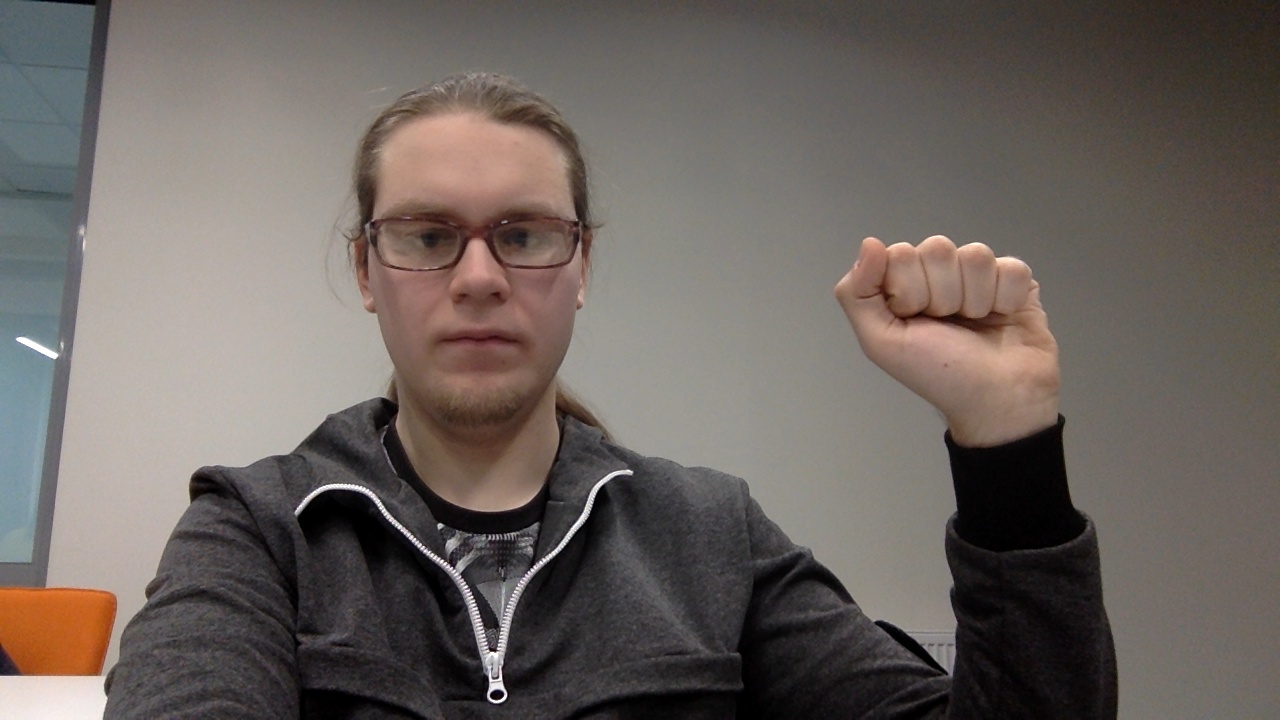
#> input picture test_images/hand_fist.jpg, 1280 x 720 px
$ python -i image_analysis.py   (imports and definitions only)   (older library calls are emulated)
#> lines starting #> are read from the running program, lines starting #| are printed output that depends on the picture; after the words box and inside, x2 and y2 are one past the last pixel; in counts of white or black regions, pixels touching at a corner belong together
#> further down, picture is the input picture: shape (720, 1280, 3); mean B, G, R 94.4, 99.3, 107.4
import cv2
import numpy as np


# [14 lines left out: function apply_hist_mask, not called in this run]


def contours(frame):
    gray = cv2.cvtColor(frame, cv2.COLOR_BGR2GRAY)
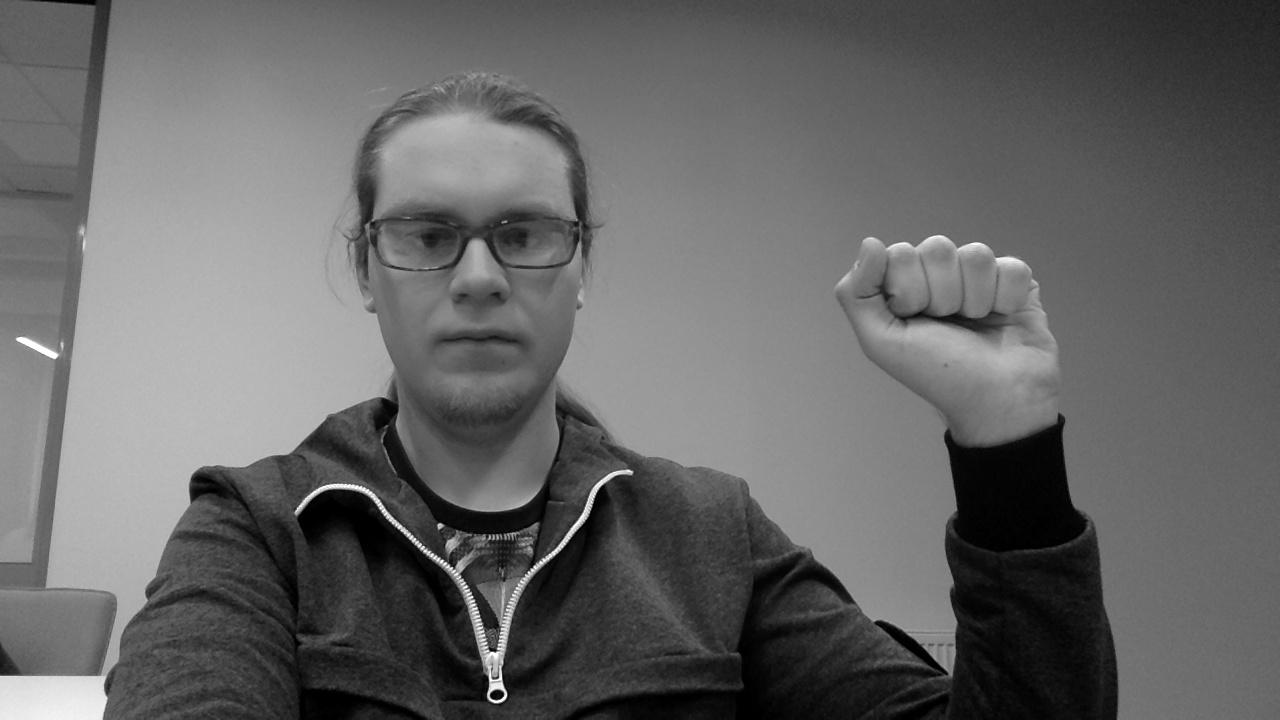
#> gray: shape (720, 1280); min 0, max 255, mean 101.2
    ret, thresh = cv2.threshold(gray, 0, 255, 0)
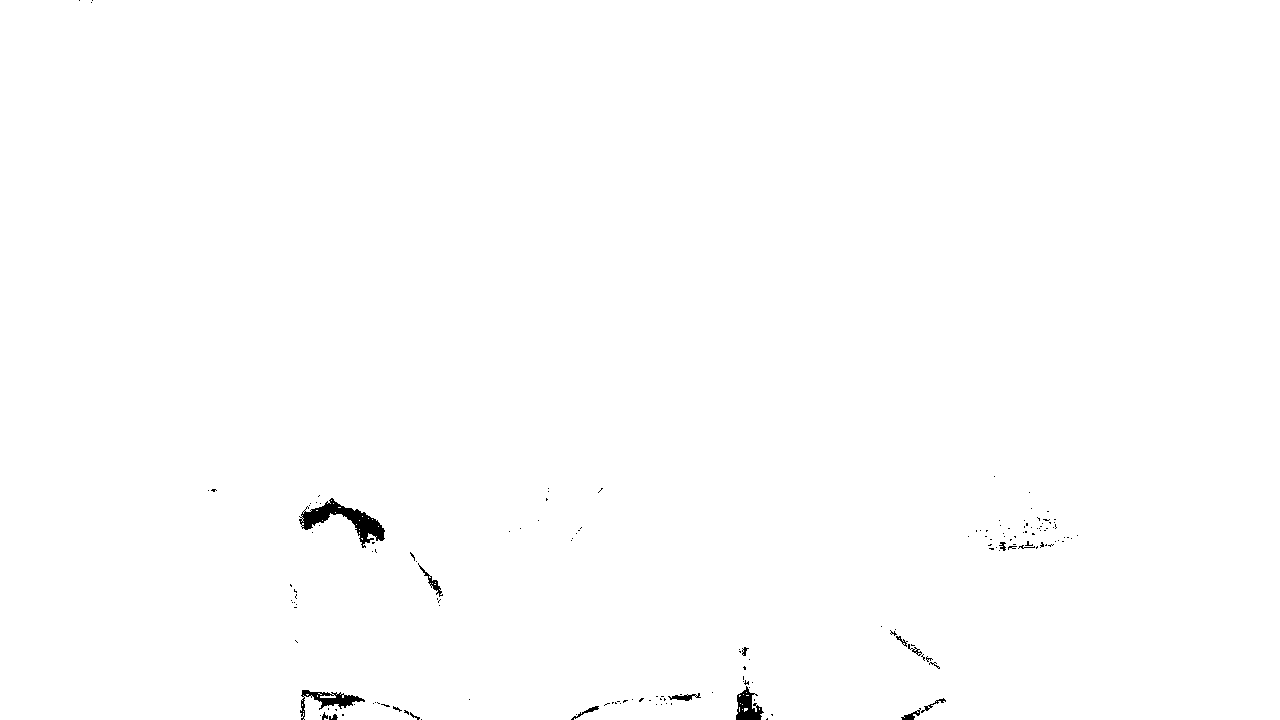
#> thresh: shape (720, 1280); 99.6% white; 165 black regions (147 under 20 px)
    contours, hierarchy = cv2.findContours(thresh, cv2.RETR_EXTERNAL, cv2.CHAIN_APPROX_SIMPLE)
#> contours = 13 contours, 12 with area under 20; largest, box (x1, y1, x2, y2) and area: (0, 0, 1280, 720) 918588
    return contours


# [13 lines left out: function max_contour, not called in this run]


def hull(contour):
    hull = cv2.convexHull(contour)
    return hull


# [65 lines left out: functions defects, centroid, contour_interior, gray_threshold, farthest_point, not called in this run]

>>> import cv2
>>> picture = cv2.imread('test_images/hand_fist.jpg')
>>> result = contours(picture)
#> result has the same summary as contours in contours

$ run again, on test_images/hand_palm-mod.jpg
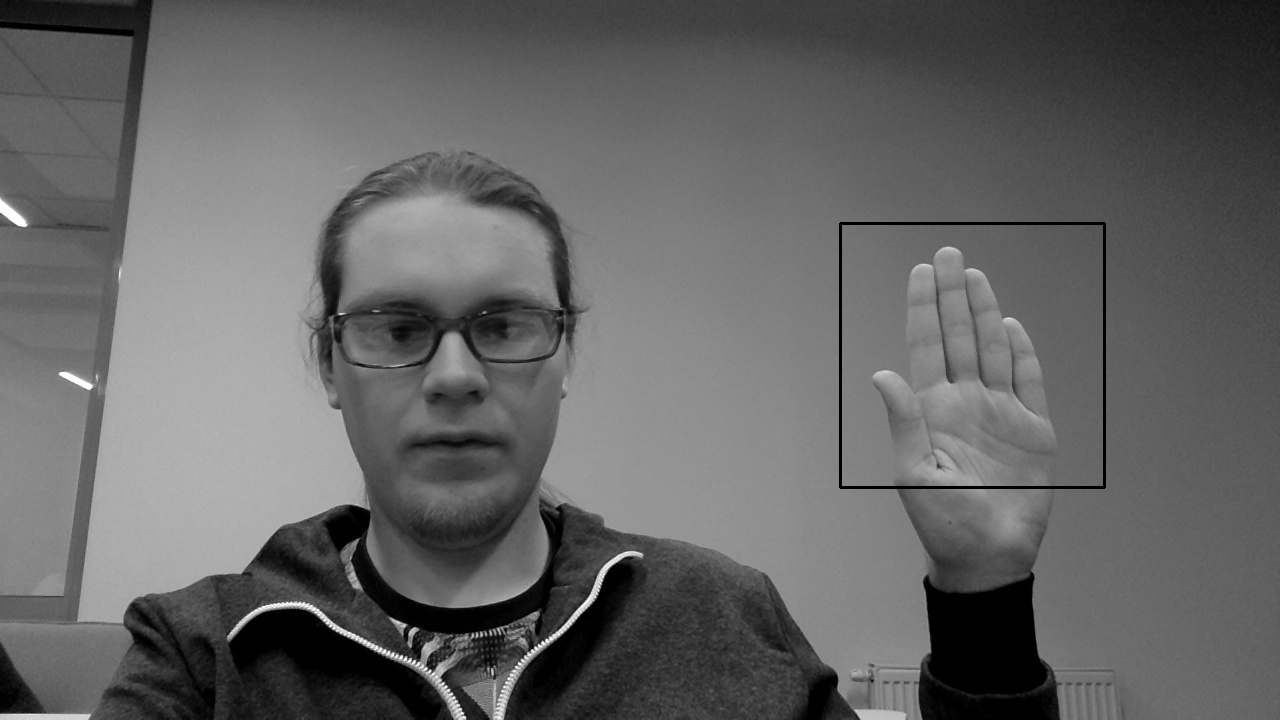
#> input picture test_images/hand_palm-mod.jpg, 1280 x 720 px
#> picture is the input picture: shape (720, 1280, 3); min 0, max 255, mean 99.8
#> in contours, `ret, thresh = cv2.threshold(gray, 0, 255, 0)`:
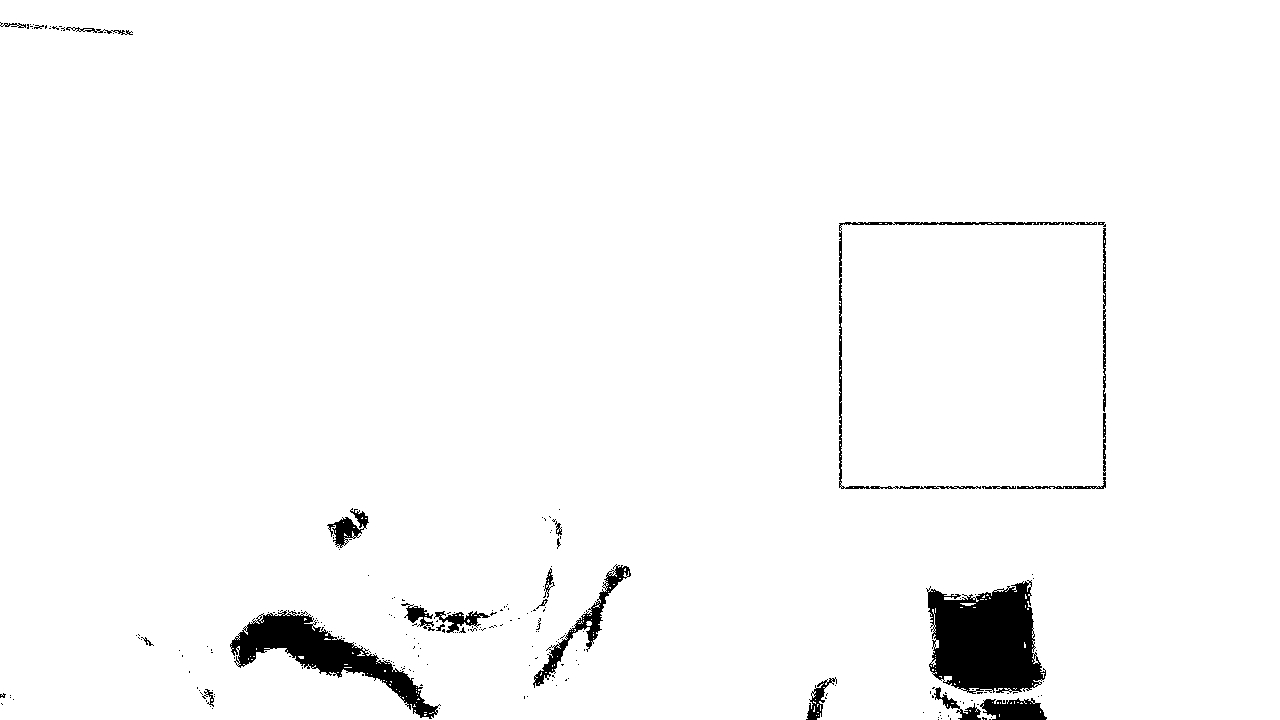
#> thresh: shape (720, 1280); 97.3% white; 226 black regions (200 under 20 px)
#> contours = 21 contours, 20 with area under 20; largest, box (x1, y1, x2, y2) and area: (0, 0, 1280, 720) 917707
#> result has the same summary as contours in contours
